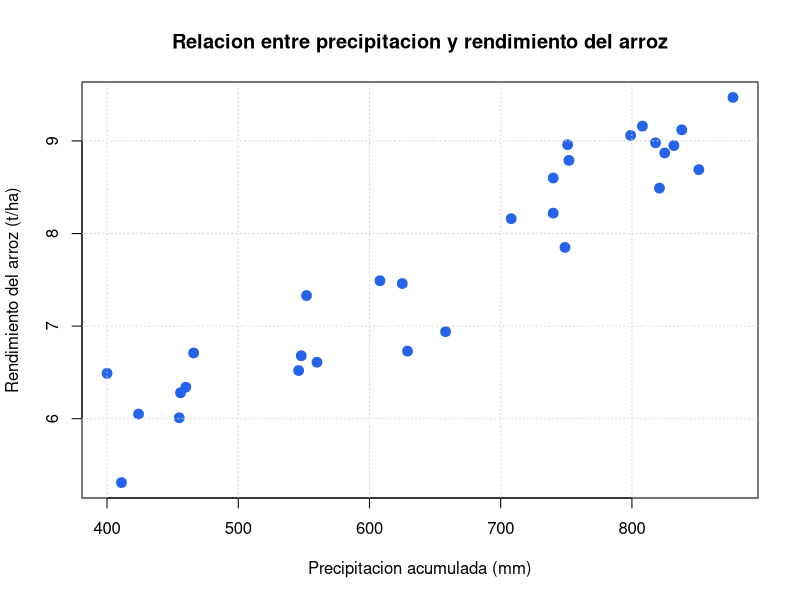
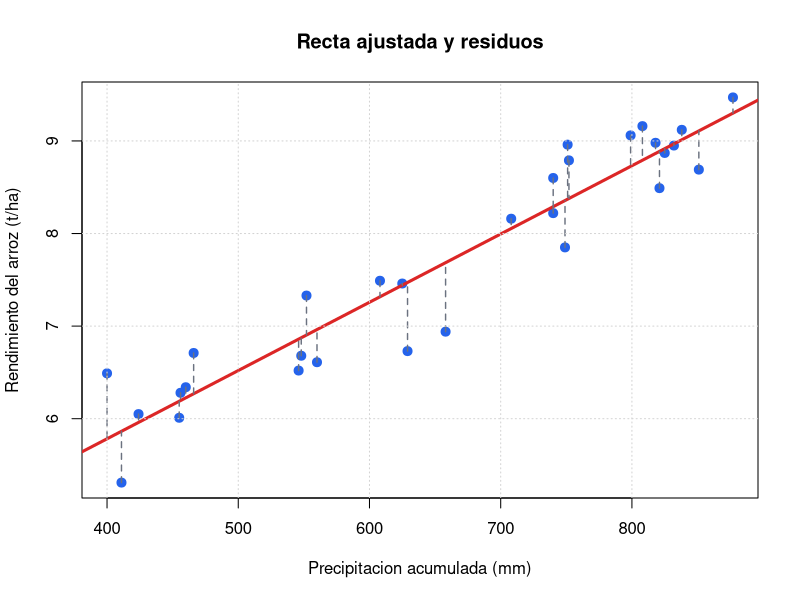
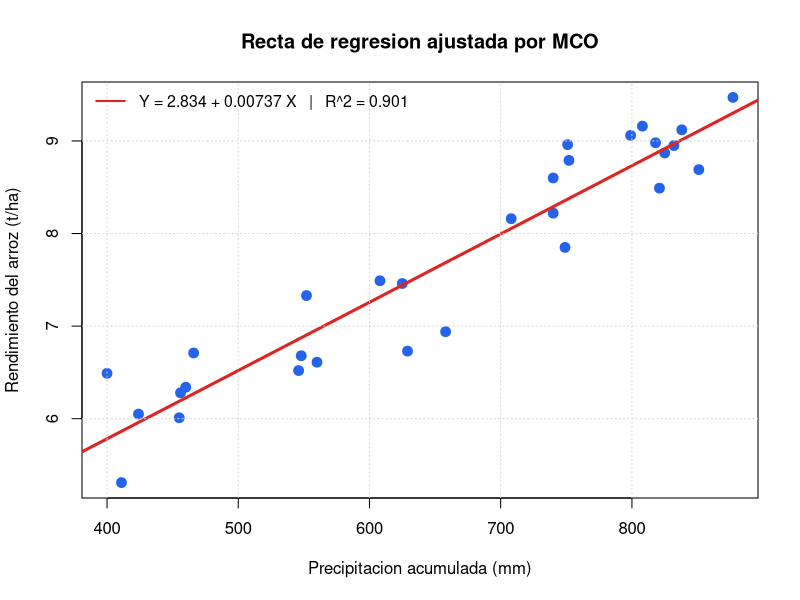
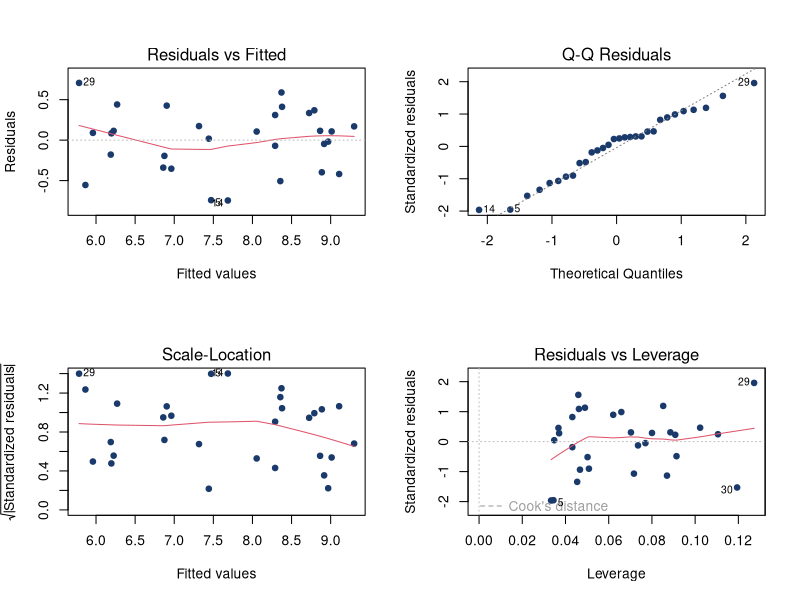
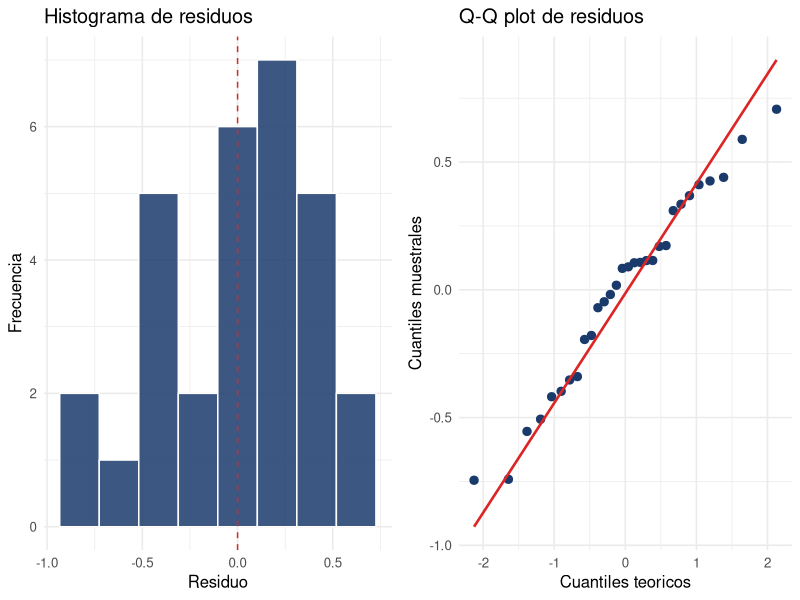
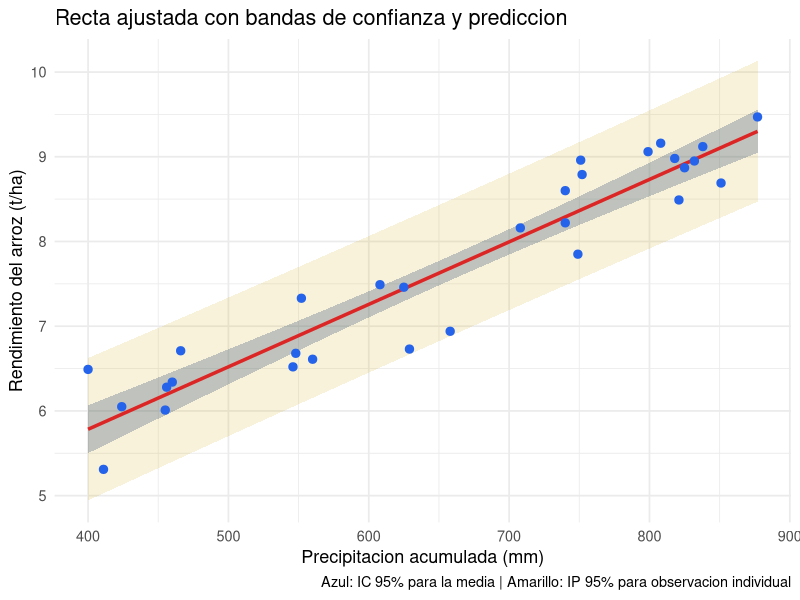

The R source for these figures, in order:
## ---- chunk 1
knitr::opts_chunk$set(
  echo    = TRUE,
  warning = FALSE,
  message = FALSE,
  fig.width  = 8,
  fig.height = 5
)

mostrar_tabla <- function(x, n = 15, caption = NULL) {
  x_mostrar <- head(x, n)
  if (knitr::is_html_output()) {
    tabla_html <- knitr::kable(
      x_mostrar,
      format     = "html",
      caption    = caption,
      table.attr = 'class="table table-striped table-hover table-condensed"'
    )
    knitr::asis_output(
      paste0('<div class="table-scroll">', as.character(tabla_html), '</div>')
    )
  } else {
    knitr::kable(x_mostrar, format = "latex", caption = caption, booktabs = TRUE)
  }
}
## ---- chunk 2
set.seed(2024)
precipitacion <- round(runif(30, 400, 900), 0)
rendimiento   <- round(2.5 + 0.008 * precipitacion + rnorm(30, 0, 0.4), 2)

datos <- data.frame(precipitacion, rendimiento)

mostrar_tabla(datos, caption = "Precipitacion (mm) y rendimiento de arroz (t/ha)")
## ---- chunk 3
summary(datos)
## ---- chunk 4
r <- cor(datos$precipitacion, datos$rendimiento)
cat("Correlacion de Pearson r =", round(r, 4), "\n")
## ---- chunk 5
plot(
  rendimiento ~ precipitacion,
  data = datos,
  pch  = 19,
  col  = "#2563eb",
  cex  = 1.3,
  xlab = "Precipitacion acumulada (mm)",
  ylab = "Rendimiento del arroz (t/ha)",
  main = "Relacion entre precipitacion y rendimiento del arroz"
)
grid()
## ---- chunk 6
xbar <- mean(datos$precipitacion)
ybar <- mean(datos$rendimiento)
n    <- nrow(datos)

tabla_aux <- data.frame(
  X      = datos$precipitacion,
  Y      = datos$rendimiento,
  X_Xbar = datos$precipitacion - xbar,
  Y_Ybar = datos$rendimiento   - ybar
)
tabla_aux$XY <- tabla_aux$X_Xbar * tabla_aux$Y_Ybar
tabla_aux$X2 <- tabla_aux$X_Xbar^2

mostrar_tabla(round(tabla_aux, 4), caption = "Tabla auxiliar para el calculo MCO")

Sxy <- sum(tabla_aux$XY)
Sxx <- sum(tabla_aux$X2)

b1_manual <- Sxy / Sxx
b0_manual <- ybar - b1_manual * xbar

cat("Sxy =", round(Sxy, 4), "\n")
cat("Sxx =", round(Sxx, 4), "\n")
cat("b1  =", round(b1_manual, 6), "\n")
cat("b0  =", round(b0_manual, 4), "\n")
cat("\nModelo estimado: rendimiento =", round(b0_manual, 4),
    "+", round(b1_manual, 6), "* precipitacion\n")
## ---- chunk 7
modelo <- lm(rendimiento ~ precipitacion, data = datos)

b0 <- coef(modelo)[1]
b1 <- coef(modelo)[2]

cat("b0 (lm):     ", round(b0, 6), "  |  b0 (manual):", round(b0_manual, 6), "\n")
cat("b1 (lm):     ", round(b1, 6), "  |  b1 (manual):", round(b1_manual, 6), "\n")
## ---- chunk 8
cat("b0 =", round(b0, 4), "\n")
cat("   Rendimiento esperado cuando la precipitacion es cero mm.\n\n")
cat("b1 =", round(b1, 6), "\n")
cat("   Por cada mm adicional de precipitacion, el rendimiento del arroz\n")
cat("   aumenta en promedio", round(b1, 4), "t/ha.\n")
## ---- chunk 9
datos$y_hat   <- fitted(modelo)
datos$residuo <- residuals(modelo)

mostrar_tabla(round(datos, 4), caption = "Valores ajustados y residuos")
## ---- chunk 10
plot(
  rendimiento ~ precipitacion,
  data = datos,
  pch  = 19,
  col  = "#2563eb",
  cex  = 1.2,
  xlab = "Precipitacion acumulada (mm)",
  ylab = "Rendimiento del arroz (t/ha)",
  main = "Recta ajustada y residuos"
)
abline(modelo, col = "#dc2626", lwd = 3)
segments(
  x0  = datos$precipitacion, y0 = datos$rendimiento,
  x1  = datos$precipitacion, y1 = datos$y_hat,
  lty = 2, lwd = 1.4, col = "#6b7280"
)
grid()
## ---- chunk 11
SCT <- sum((datos$rendimiento - mean(datos$rendimiento))^2)
SCR <- sum(datos$residuo^2)
SCM <- sum((datos$y_hat - mean(datos$rendimiento))^2)

cat("SCT =", round(SCT, 4), "\n")
cat("SCR =", round(SCR, 4), "\n")
cat("SCM =", round(SCM, 4), "\n")
cat("SCM + SCR =", round(SCM + SCR, 4), " (debe coincidir con SCT)\n\n")

R2_manual <- 1 - SCR / SCT
R2_lm     <- summary(modelo)$r.squared

cat("R^2 (manual) =", round(R2_manual, 4), "\n")
cat("R^2 (lm)     =", round(R2_lm,     4), "\n")
cat("\nEl modelo explica el", round(R2_lm * 100, 2),
    "% de la variabilidad del rendimiento.\n")
## ---- chunk 12
summary(modelo)
## ---- chunk 13
tabla_coef <- as.data.frame(summary(modelo)$coefficients)
names(tabla_coef) <- c("Estimado", "Error_std", "t_valor", "p_valor")
tabla_coef[, 1:4]   <- round(tabla_coef[, 1:4], 6)
tabla_coef$Decision <- ifelse(tabla_coef$p_valor < 0.05, "Rechazar H0", "No rechazar H0")
mostrar_tabla(tabla_coef, caption = "Prueba de hipotesis sobre los coeficientes")
## ---- chunk 14
confint(modelo, level = 0.95)
## ---- chunk 15
r2_val <- summary(modelo)$r.squared

plot(
  rendimiento ~ precipitacion,
  data = datos,
  pch  = 19,
  col  = "#2563eb",
  cex  = 1.3,
  xlab = "Precipitacion acumulada (mm)",
  ylab = "Rendimiento del arroz (t/ha)",
  main = "Recta de regresion ajustada por MCO"
)
abline(modelo, col = "#dc2626", lwd = 3)
grid()
legend(
  "topleft",
  legend = paste0("Y = ", round(b0, 3), " + ", round(b1, 5), " X",
                  "   |   R^2 = ", round(r2_val, 3)),
  col = "#dc2626", lwd = 2, bty = "n", cex = 0.95
)
## ---- chunk 16
par(mfrow = c(2, 2))
plot(modelo, col = "#1a3a6b", pch = 19, cex = 0.9)
par(mfrow = c(1, 1))
## ---- chunk 17
sw <- shapiro.test(residuals(modelo))
cat("Estadistico W =", round(sw$statistic, 4), "\n")
cat("Valor p       =", round(sw$p.value,   4), "\n")
cat(ifelse(sw$p.value > 0.05,
    "No se rechaza H0: los residuos son compatibles con normalidad.",
    "Se rechaza H0: los residuos no siguen una distribucion normal."), "\n")
## ---- chunk 18
library(lmtest)
bp <- bptest(modelo)
print(bp)
cat(ifelse(bp$p.value > 0.05,
    "No se rechaza H0: varianza constante (homocedasticidad).",
    "Se rechaza H0: hay evidencia de heterocedasticidad."), "\n")
## ---- chunk 19
dw <- dwtest(modelo)
print(dw)
cat(ifelse(dw$p.value > 0.05,
    "No se rechaza H0: los residuos son independientes.",
    "Se rechaza H0: hay autocorrelacion en los residuos."), "\n")
## ---- chunk 20
library(ggplot2)

df_res <- data.frame(residuos = residuals(modelo))

p1 <- ggplot(df_res, aes(x = residuos)) +
  geom_histogram(bins = 8, fill = "#1a3a6b", color = "white", alpha = 0.85) +
  geom_vline(xintercept = 0, color = "#dc2626", linetype = "dashed") +
  labs(title = "Histograma de residuos", x = "Residuo", y = "Frecuencia") +
  theme_minimal(base_size = 12)

p2 <- ggplot(df_res, aes(sample = residuos)) +
  stat_qq(color = "#1a3a6b", size = 2.5) +
  stat_qq_line(color = "#dc2626", linewidth = 0.9) +
  labs(title = "Q-Q plot de residuos",
       x = "Cuantiles teoricos", y = "Cuantiles muestrales") +
  theme_minimal(base_size = 12)

gridExtra::grid.arrange(p1, p2, ncol = 2)
## ---- chunk 21
nuevos <- data.frame(precipitacion = c(450, 600, 700, 850))
pred   <- predict(modelo, newdata = nuevos)

resultado <- cbind(nuevos, rendimiento_predicho = round(pred, 3))
mostrar_tabla(resultado, caption = "Predicciones puntuales del rendimiento")
## ---- chunk 22
ic <- predict(modelo, newdata = nuevos, interval = "confidence", level = 0.95)
ip <- predict(modelo, newdata = nuevos, interval = "prediction",  level = 0.95)

tabla_pred <- data.frame(
  Precipitacion = nuevos$precipitacion,
  Prediccion    = round(ic[, "fit"], 3),
  IC_inf        = round(ic[, "lwr"], 3),
  IC_sup        = round(ic[, "upr"], 3),
  IP_inf        = round(ip[, "lwr"], 3),
  IP_sup        = round(ip[, "upr"], 3)
)
mostrar_tabla(tabla_pred,
              caption = "IC para la media e IP para observacion individual (95%)")
## ---- chunk 23
rango_x  <- data.frame(precipitacion = seq(min(datos$precipitacion),
                                           max(datos$precipitacion), length.out = 200))
banda_ic <- as.data.frame(predict(modelo, newdata = rango_x, interval = "confidence"))
banda_ip <- as.data.frame(predict(modelo, newdata = rango_x, interval = "prediction"))

df_bandas <- data.frame(
  x      = rango_x$precipitacion,
  ic_fit = banda_ic$fit,
  ic_lwr = banda_ic$lwr, ic_upr = banda_ic$upr,
  ip_lwr = banda_ip$lwr, ip_upr = banda_ip$upr
)

ggplot() +
  geom_ribbon(data = df_bandas,
              aes(x = x, ymin = ip_lwr, ymax = ip_upr),
              fill = "#d4ac0d", alpha = 0.15) +
  geom_ribbon(data = df_bandas,
              aes(x = x, ymin = ic_lwr, ymax = ic_upr),
              fill = "#1a3a6b", alpha = 0.25) +
  geom_line(data = df_bandas,
            aes(x = x, y = ic_fit),
            color = "#dc2626", linewidth = 1.2) +
  geom_point(data = datos,
             aes(x = precipitacion, y = rendimiento),
             color = "#2563eb", size = 2.5) +
  labs(
    title   = "Recta ajustada con bandas de confianza y prediccion",
    x       = "Precipitacion acumulada (mm)",
    y       = "Rendimiento del arroz (t/ha)",
    caption = "Azul: IC 95% para la media | Amarillo: IP 95% para observacion individual"
  ) +
  theme_minimal(base_size = 13)
